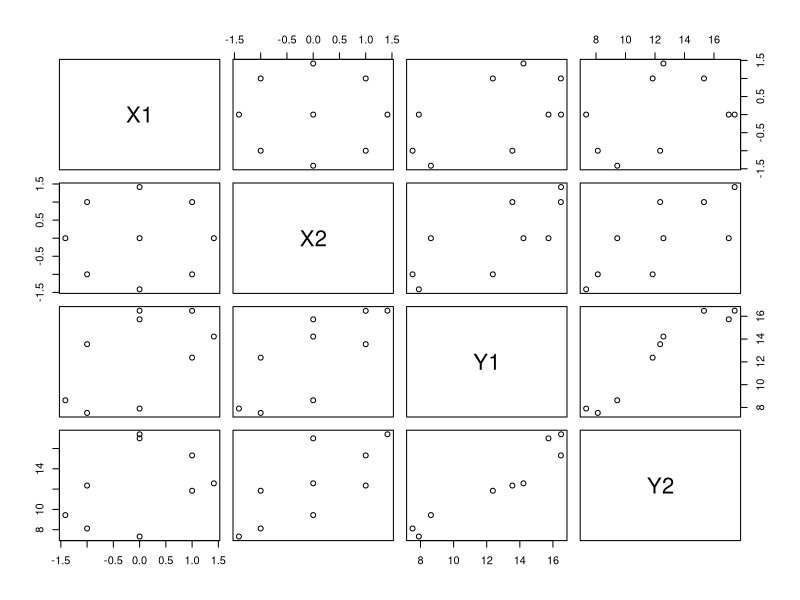
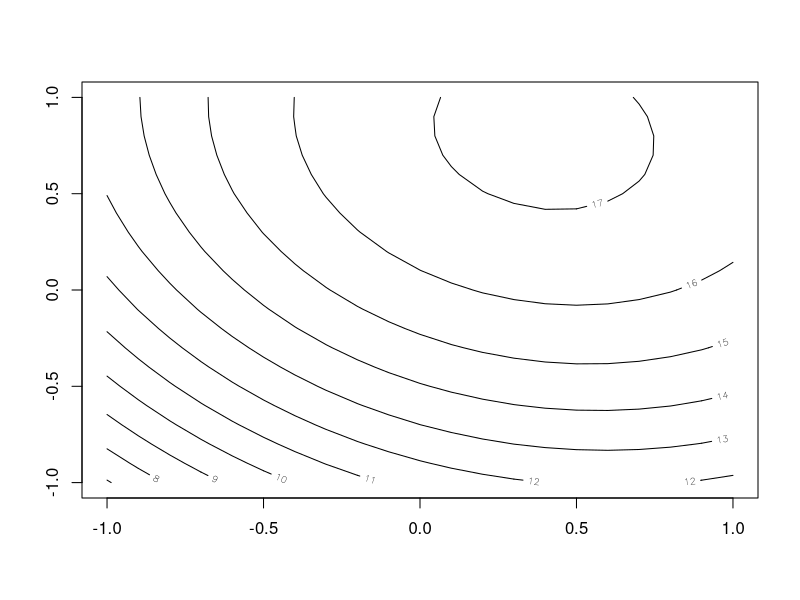

Source code (R) for these figures, in order:
dir="C:/Users/LAAJAJ/Desktop/Cours 3A/MOD 2.3 statistique/BE2"
setwd(dir)
getwd()
hormones <-read.table("hormones.txt", header=T, dec= ',')
head(hormones)

# transformer en variables adimensionnées
hormones$X1 <- (hormones$X1- 85)/ 35
hormones$X2 <- (hormones$X2- 20)/ 5
#
summary(hormones)
plot(hormones)

m1 <- lm(Y1~((X1+X2)^2 + I(X1^2) + I(X2^2)), data = hormones)
summary(m1)

# chercher le couple optimale
X_1=seq(-1,1,0.1)
X_2=seq(-1,1,0.1)
grid <- expand.grid(X1=X_1 ,X2=X_2)
predict1=predict(m1,grid,interval="prediction",level=0.95)
ypred=matrix(predict1,21,21)
contour(X_1,X_1,ypred)

# indice du max
indi=which.max( predict1[,1])
grid[indi,]

